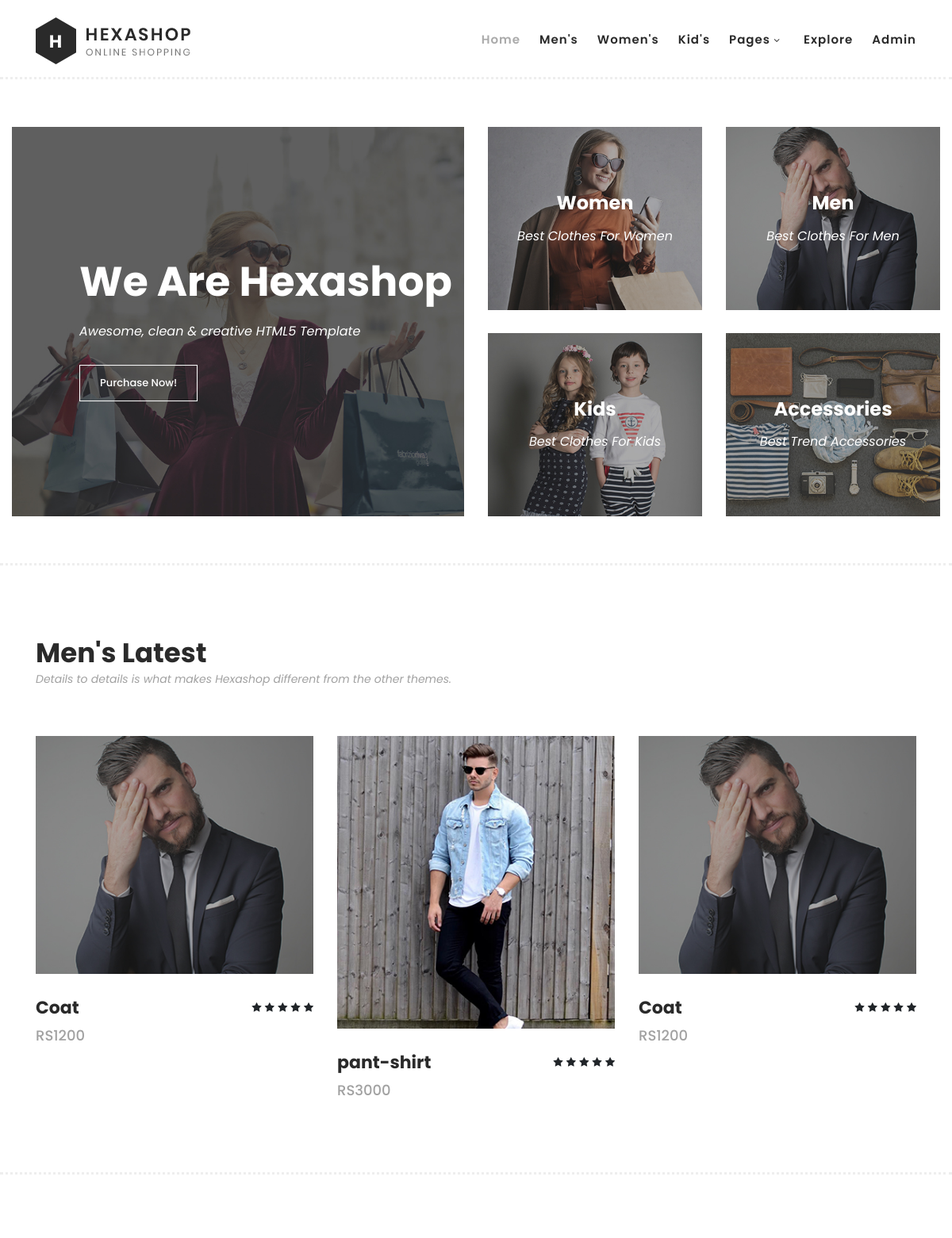
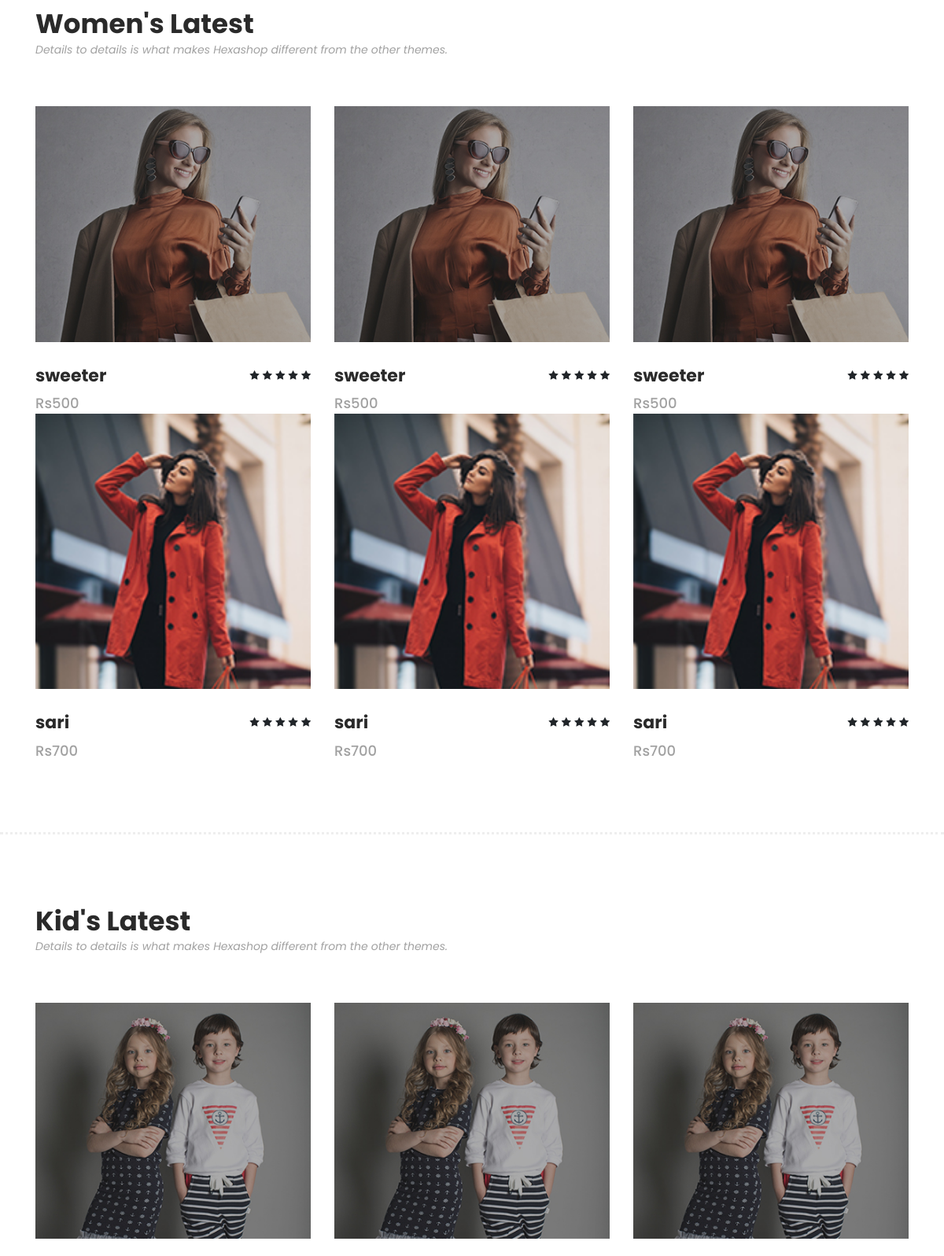
The page / (upper part) on the database its author committed (2 pictures, top to bottom).
### products/models.py (models this page shows, shortened)
class AddProducts(models.Model):
    product_name = models.CharField(max_length=50)
    description = models.CharField(max_length=100)
    category = models.ForeignKey(Category,on_delete=models.CASCADE,null=True)
    price = models.IntegerField()
    unit = models.IntegerField()
    image = models.ImageField(upload_to='product/image',null=True)

### ecommerce/views.py (the view)
# urls.py: path('', views.Index,name='index'),
def Index(request):
    product_men = AddProducts.objects.filter(category_id=1)
    product_women = AddProducts.objects.filter(category_id=2)
    product_kid = AddProducts.objects.filter(category_id=3)
    data = {
        'mens' : product_men,
        'womens' : product_women,
        'kids' : product_kid,
    }
    return render(request, "index.html",data)

### templates/index.html (shortened to what this page needs)
{% extends 'header.html' %}
{% load static %}
{% block content %}
    <div class="main-banner" id="top">
        <div class="container-fluid">
            <div class="row">
                <div class="col-lg-6">
                    <div class="left-content">
                        <div class="thumb">
                            <div class="inner-content">
                                <h4>We Are Hexashop</h4>
                                <span>Awesome, clean &amp; creative HTML5 Template</span>
                                <div class="main-border-button">
                                    <a href="#">Purchase Now!</a>
                                </div>
                            </div>
                            <img src="{% static 'assets/images/left-banner-image.jpg' %}"  alt="">
                        </div>
                    </div>
                </div>
                <div class="col-lg-6">
                    <div class="right-content">
                        <div class="row">
                            <div class="col-lg-6">
                                <div class="right-first-image">
                                    <div class="thumb">
                                        <div class="inner-content">
                                            <h4>Women</h4>
                                            <span>Best Clothes For Women</span>
                                        </div>
                                        <img src="{% static 'assets/images/baner-right-image-01.jpg' %}" >
                                    </div>
                                </div>
                            </div>
                            <div class="col-lg-6">
                                <div class="right-first-image">
                                    <div class="thumb">
                                        <div class="inner-content">
                                            <h4>Men</h4>
                                            <span>Best Clothes For Men</span>
                                        </div>
                                        <img src="{% static 'assets/images/baner-right-image-02.jpg' %}" >
                                    </div>
                                </div>
                            </div>
                            <div class="col-lg-6">
                                <div class="right-first-image">
                                    <div class="thumb">
                                        <div class="inner-content">
                                            <h4>Kids</h4>
                                            <span>Best Clothes For Kids</span>
                                        </div>
                                        <img src="{% static 'assets/images/baner-right-image-03.jpg' %}" >
                                    </div>
                                </div>
                            </div>
                            <div class="col-lg-6">
                                <div class="right-first-image">
                                    <div class="thumb">
                                        <div class="inner-content">
                                            <h4>Accessories</h4>
                                            <span>Best Trend Accessories</span>
                                        </div>
                                        <img src="{% static 'assets/images/baner-right-image-04.jpg' %}" >
                                    </div>
                                </div>
                            </div>
                        </div>
                    </div>
                </div>
            </div>
        </div>
    </div>
    <section class="section" id="men">
        <div class="container">
            <div class="row">
                <div class="col-lg-6">
                    <div class="section-heading">
                        <h2>Men's Latest</h2>
                        <span>Details to details is what makes Hexashop different from the other themes.</span>
                    </div>
                </div>
            </div>
        </div>
        <div class="container">
            <div class="row">
                <div class="col-lg-12">
                    <div class="men-item-carousel">
                        <div class="owl-men-item owl-carousel">
                            {% for men in mens %}
                            <div class="item">
                                <div class="thumb">
                                    <img src="{{men.image.url}}"  alt="">
                                </div>
                                <div class="down-content">
                                    <h4>{{men.product_name}}</h4>
                                    <span>RS{{men.price}}</span>
                                    <ul class="stars">
                                        <li><i class="fa fa-star"></i></li>
                                        <li><i class="fa fa-star"></i></li>
                                        <li><i class="fa fa-star"></i></li>
                                        <li><i class="fa fa-star"></i></li>
                                        <li><i class="fa fa-star"></i></li>
                                    </ul>
                                </div>
                        </div>
                        {% endfor %}
                    </div>
                </div>
            </div>
        </div>
    </section>
    <section class="section" id="women">
        <div class="container">
            <div class="row">
                <div class="col-lg-6">
                    <div class="section-heading">
                        <h2>Women's Latest</h2>
                        <span>Details to details is what makes Hexashop different from the other themes.</span>
                    </div>
                </div>
            </div>
        </div>
        {% for women in womens %}
        <div class="container">
            <div class="row">
                <div class="col-lg-12">
                    <div class="women-item-carousel">
                        <div class="owl-women-item owl-carousel">
                            <div class="item">
                                <div class="thumb">
                                    <img src="{{women.image.url}}"  alt="">
                                </div>
                                <div class="down-content">
                                    <h4>{{women.product_name}}</h4>
                                    <span>Rs{{women.price}}</span>
                                    <ul class="stars">
                                        <li><i class="fa fa-star"></i></li>
                                        <li><i class="fa fa-star"></i></li>
                                        <li><i class="fa fa-star"></i></li>
                                        <li><i class="fa fa-star"></i></li>
                                        <li><i class="fa fa-star"></i></li>
                                    </ul>
                                </div>
                            </div>
                        </div>
                    </div>
                </div>
            </div>
        </div>
        {% endfor %}
    </section>
    <section class="section" id="kids">
        <div class="container">
            <div class="row">
                <div class="col-lg-6">
                    <div class="section-heading">
                        <h2>Kid's Latest</h2>
                        <span>Details to details is what makes Hexashop different from the other themes.</span>
                    </div>
                </div>
            </div>
        </div>
        {% for kid in kids %}
        <div class="container">
            <div class="row">
                <div class="col-lg-12">
                    <div class="kid-item-carousel">
                        <div class="owl-kid-item owl-carousel">
                            <div class="item">
                                <div class="thumb">
                                    <img src="{{kid.image.url}}"  alt="">
                                </div>
                                <div class="down-content">
                                </div>
                            </div>
                        </div>
                    </div>
                </div>
            </div>
        </div>
        {% endfor %}
    </section>
    {% endblock %}

### templates/header.html (shortened to what this page needs)
{% load static %}
<!DOCTYPE html>
<html lang="en">
  <head>
    <link rel="stylesheet" type="text/css" href="{% static 'assets/css/bootstrap.min.css' %}">
    <link rel="stylesheet" type="text/css" href="{% static 'assets/css/font-awesome.css' %}">
    <link rel="stylesheet" href="{% static 'assets/css/templatemo-hexashop.css' %}">
    <link rel="stylesheet" href="{% static 'assets/css/owl-carousel.css' %}">
    <link rel="stylesheet" href="{% static 'assets/css/lightbox.css' %}">
    </head>
    <body>
    <header class="header-area header-sticky">
        <div class="container">
            <div class="row">
                <div class="col-12">
                    <nav class="main-nav">
                        <a href="{%url 'index' %}" class="logo">
                            <img src="{% static 'assets/images/logo.png' %}">
                        </a>
                        <ul class="nav">
                            <li class="scroll-to-section"><a href="{% url 'index' %}" class="active">Home</a></li>
                            <li class="scroll-to-section"><a href="#men">Men's</a></li>
                            <li class="scroll-to-section"><a href="#women">Women's</a></li>
                            <li class="scroll-to-section"><a href="#kids">Kid's</a></li>
                            <li class="submenu">
                                <a href="javascript:;">Pages</a>
                            </li>
                            <li class="scroll-to-section"><a href="#explore">Explore</a></li>
                            <li class="scroll-to-section"><a href="{% url 'admin-index' %}">Admin</a></li>
                        </ul>
                    </nav>
                </div>
            </div>
        </div>
    </header>
    {% block content %}
    {% endblock %}
  </body>
</html>

### rows shown on the page
AddProducts: image (picture), product_name "Coat", price "1200"
AddProducts: image (picture), product_name "pant-shirt", price "3000"
AddProducts: image (picture), product_name "sweeter", price "500"
AddProducts: image (picture), product_name "sari", price "700"
AddProducts: image (picture)
